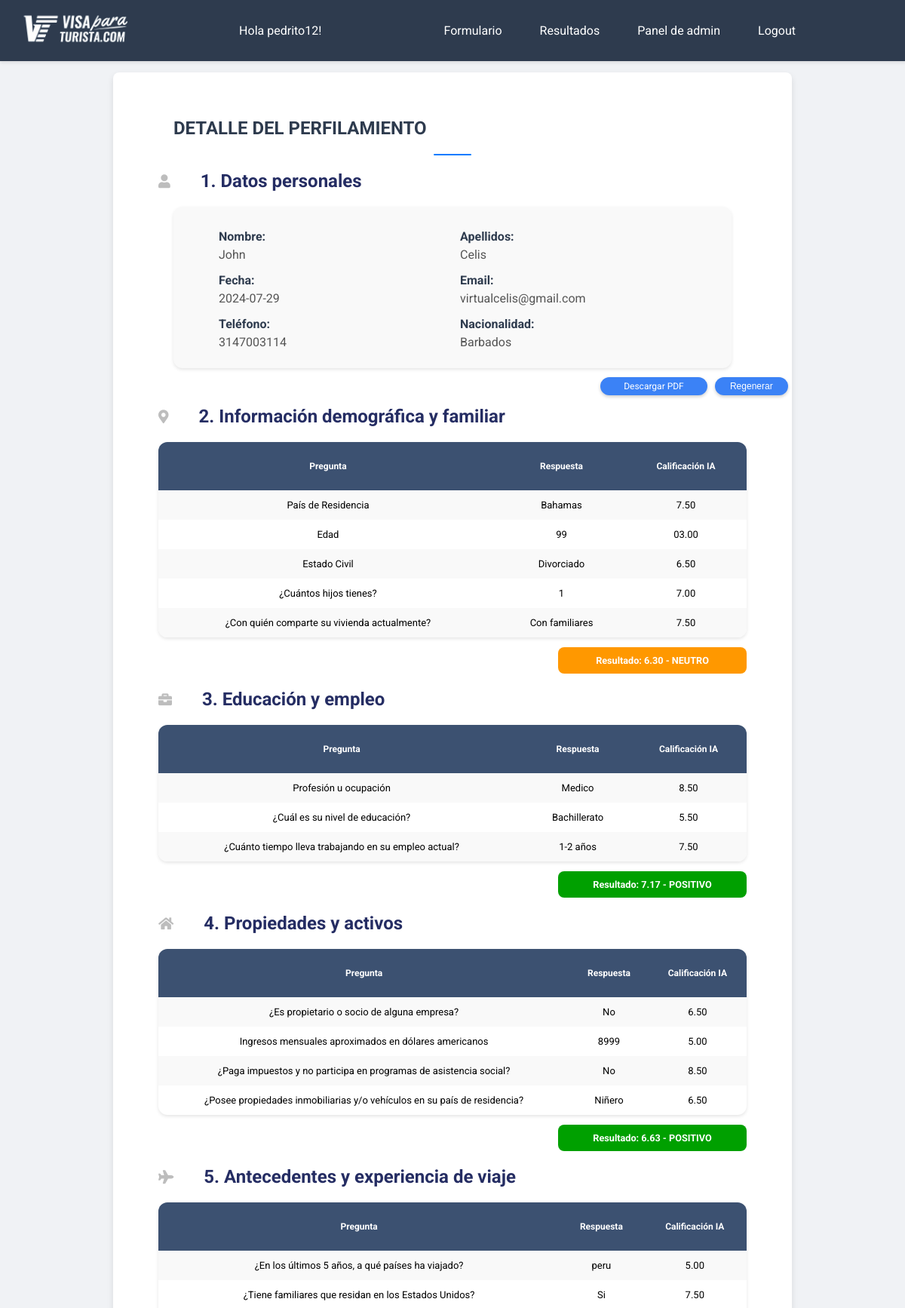
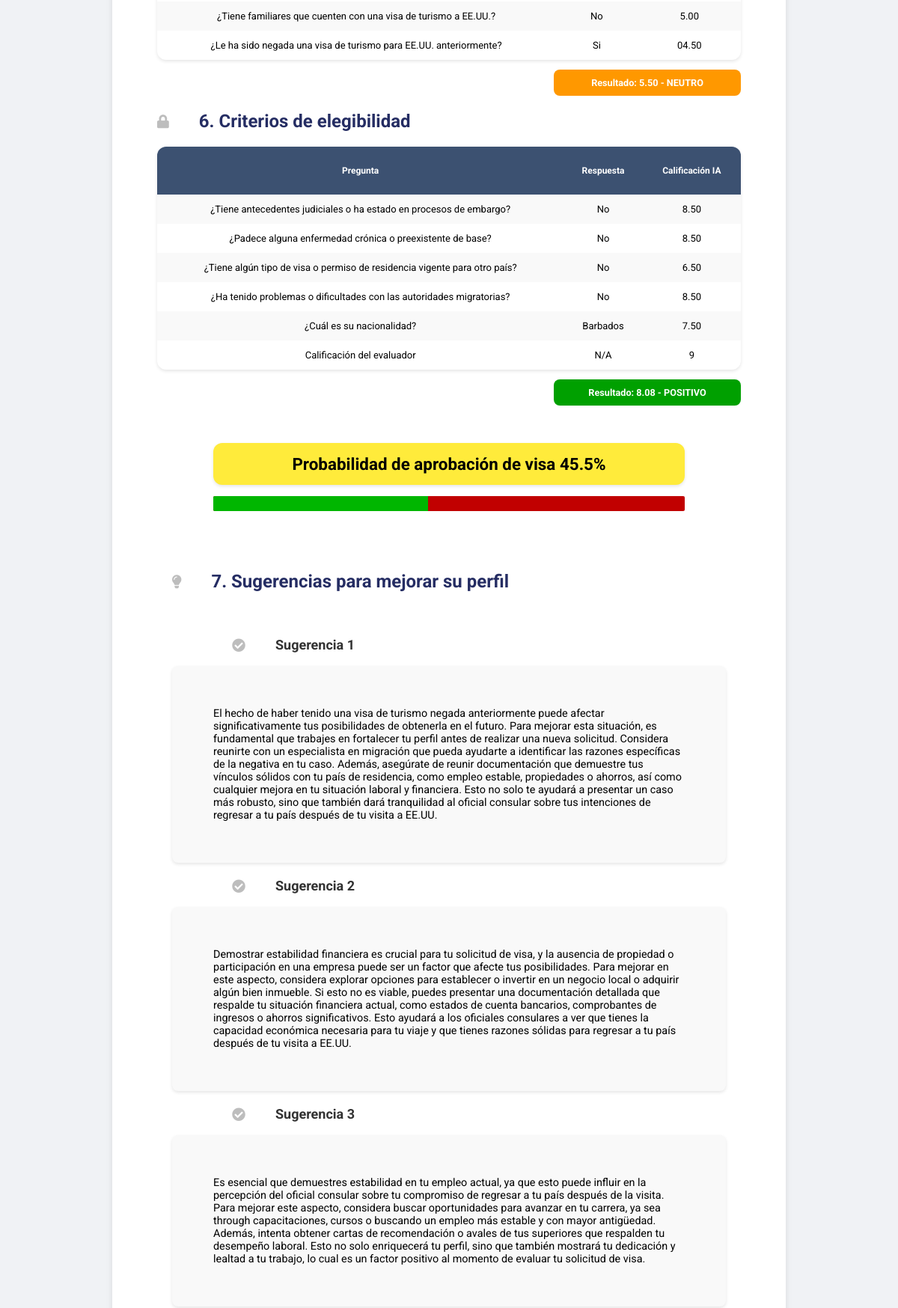
Page /detail/8 (signed in, upper part) on the committed database (2 pictures, top to bottom).
### models.py (models this page shows, shortened)
class User(UserMixin, db.Model):
    id = db.Column(db.Integer, primary_key=True)
    username = db.Column(db.String(100), unique=True, nullable=False)
    name = db.Column(db.String(100), nullable=False)
    email = db.Column(db.String(100), nullable=False, unique=True)
    telefono = db.Column(db.Integer, nullable=False)
    password_hash = db.Column(db.String(130), nullable=False)
    roles = db.relationship("Roles", secondary="user_roles", back_populates="users")
    @hybrid_property
    def password(self):
        raise AttributeError('password is not a readable attribute')

class FormResult(db.Model):
  id = db.Column(db.Integer, primary_key=True)
  fecha = db.Column(db.String(50), nullable=False)
  nombre = db.Column(db.String(100), nullable=False)
  apellidos = db.Column(db.String(100), nullable=False)
  email = db.Column(db.String(100), nullable=False)
  telefono = db.Column(db.String(50), nullable=False)
  pais_residencia = db.Column(db.String(100), nullable=False)
  edad = db.Column(db.Integer, nullable=False)
  estado_civil = db.Column(db.String(50), nullable=False)
  hijos = db.Column(db.String(50), nullable=False)
  vivienda = db.Column(db.String(100), nullable=False)
  profesion = db.Column(db.String(100), nullable=False)
  nivel_educacion = db.Column(db.String(100), nullable=False)
  tiempo_empleo = db.Column(db.String(100), nullable=False)
  propietario = db.Column(db.String(50), nullable=False)
  ingresos = db.Column(db.Integer, nullable=False)
  impuestos = db.Column(db.String(50), nullable=False)
  propiedades = db.Column(db.String(100), nullable=False)
  viajes = db.Column(db.String(100), nullable=False)
  familiares_eeuu = db.Column(db.String(100), nullable=False)
  familiares_visa = db.Column(db.String(100), nullable=False)
  visa_negada = db.Column(db.String(100), nullable=False)
  antecedentes = db.Column(db.String(100), nullable=False)
  enfermedades = db.Column(db.String(100), nullable=False)
  visa_otra = db.Column(db.String(100), nullable=False)
  problemas_migratorios = db.Column(db.String(100), nullable=False)
  nacionalidad = db.Column(db.String(100), nullable=False)
  calificacion = db.Column(db.Integer, nullable=False)
  calificacion_pais_residencia_ChatGPT = db.Column(db.Text, nullable=True)
  calificacion_edad_ChatGPT = db.Column(db.Text, nullable=True)
  calificacion_estado_civil_ChatGPT = db.Column(db.Text, nullable=True)
  calificacion_hijos_ChatGPT = db.Column(db.Text, nullable=True)
  calificacion_vivienda_ChatGPT = db.Column(db.Text, nullable=True)
  calificacion_profesion_ChatGPT = db.Column(db.Text, nullable=True)
  calificacion_nivel_educacion_ChatGPT = db.Column(db.Text, nullable=True)
  calificacion_tiempo_empleo_ChatGPT = db.Column(db.Text, nullable=True)
  calificacion_propietario_ChatGPT = db.Column(db.Text, nullable=True)
  calificacion_ingresos_ChatGPT = db.Column(db.Text, nullable=True)
  calificacion_impuestos_ChatGPT = db.Column(db.Text, nullable=True)
  calificacion_propiedades_ChatGPT = db.Column(db.Text, nullable=True)
  calificacion_viajes_ChatGPT = db.Column(db.Text, nullable=True)
  calificacion_familiares_eeuu_ChatGPT = db.Column(db.Text, nullable=True)
  calificacion_familiares_visa_ChatGPT = db.Column(db.Text, nullable=True)
  calificacion_visa_negada_ChatGPT = db.Column(db.Text, nullable=True)
  calificacion_antecedentes_ChatGPT = db.Column(db.Text, nullable=True)
  calificacion_enfermedades_ChatGPT = db.Column(db.Text, nullable=True)
  calificacion_visa_otra_ChatGPT = db.Column(db.Text, nullable=True)
  calificacion_problemas_migratorios_ChatGPT = db.Column(db.Text, nullable=True)
  calificacion_nacionalidad_ChatGPT = db.Column(db.Text, nullable=True)
  calificacion_criterios_confidenciales_ChatGPT = db.Column(db.Text, nullable=True)
  probabilidad = db.Column(db.Integer, nullable=False)
  sugerencia_1_ChatGPT = db.Column(db.Text, nullable=True)
  sugerencia_2_ChatGPT = db.Column(db.Text, nullable=True)
  sugerencia_3_ChatGPT = db.Column(db.Text, nullable=True)
  calificacion_categoria_informacion_demografica_familiar_ChatGPT = db.Column(db.Text, nullable=True)
  calificacion_categoria_educacion_empleo_ChatGPT = db.Column(db.Text, nullable=True)
  calificacion_categoria_propiedades_activos_ChatGPT = db.Column(db.Text, nullable=True)
  calificacion_categoria_antecedentes_experiencia_viaje_ChatGPT = db.Column(db.Text, nullable=True)
  calificacion_categoria_criterios_confidenciales_ChatGPT = db.Column(db.Text, nullable=True)
  notas = db.Column(db.Text, nullable=True)
  pdf_path = db.Column(db.String(200), nullable=False)

### app.py (the view)
@app.route('/detail/<int:id>')
@login_required
def detail(id):
    result = FormResult.query.get_or_404(id)
    return render_template('detail.html', result=result)

### templates/detail.html (shortened to what this page needs)
<!DOCTYPE html>
<html lang="es">
<head>
    <link rel="stylesheet" href="https://cdnjs.cloudflare.com/ajax/libs/font-awesome/6.0.0-beta3/css/all.min.css">
</head>
<body>
  {% include 'base.html' %}
  {% block content %}
    <div class="container" id="content">
        <div class="header content-margins">
            <h1>Detalle del Perfilamiento</h1>
            <div class="separator"></div>
        </div>
        <h2><i class="fa fa-user"></i> 1. Datos personales</h2>
        <div class="personal-details content-margins">
            <div>
                <label>Nombre:</label>
                <span id="nombre-span">{{ result.nombre }}</span>
            </div>
            <div>
                <label>Apellidos:</label>
                <span id="apellidos-span">{{ result.apellidos }}</span>
            </div>
            <div>
                <label>Fecha:</label>
                <span id="fecha-span">{{ result.fecha }}</span>
            </div>
            <div>
                <label>Email:</label>
                <span id="email-span">{{ result.email }}</span>
            </div>
            <div data-html2canvas-ignore="true">
                <label>Teléfono:</label>
                <span id="telefono-span">{{ result.telefono }}</span>
            </div>
            <div data-html2canvas-ignore="true">
                <label>Nacionalidad:</label>
                <span id="nacionalidad-span">{{ result.nacionalidad }}</span>
            </div>
        </div>
        <div class="buttons" data-html2canvas-ignore="true">
          {% if current_user.roles[0].id == 1 %}
            <a href="#" class="descargaPDF" id="generatePDF" data-id="{{ result.id }}">Descargar PDF</a>
            <button type="button" onclick="document.getElementById('regenerar-form').submit();">Regenerar</button>
          {% else %}
            <a href="#" class="descargaPDF" id="generatePDF" data-id="{{ result.id }}">Descargar PDF</a>
            <button type="button" onclick="document.getElementById('regenerar-form').submit();">Regenerar</button>
          {% endif %}
        </div>
        <h2><i class="fa fa-map-marker-alt"></i> 2. Información demográfica y familiar</h2>
        <table class="other-info">
            <tr>
                <th>Pregunta</th>
                <th>Respuesta</th>
                <th>Calificación IA</th>
            </tr>
            <tr>
                <td>País de Residencia</td>
                <td>{{ result.pais_residencia }}</td>
                <td>{{ result.calificacion_pais_residencia_ChatGPT }}</td>
            </tr>
            <tr>
                <td>Edad</td>
                <td>{{ result.edad }}</td>
                <td>{{ result.calificacion_edad_ChatGPT }}</td>
            </tr>
            <tr>
                <td>Estado Civil</td>
                <td>{{ result.estado_civil }}</td>
                <td>{{ result.calificacion_estado_civil_ChatGPT }}</td>
            </tr>
            <tr>
                <td>¿Cuántos hijos tienes?</td>
                <td>{{ result.hijos }}</td>
                <td>{{ result.calificacion_hijos_ChatGPT }}</td>
            </tr>
            <tr>
                <td>¿Con quién comparte su vivienda actualmente?</td>
                <td>{{ result.vivienda }}</td>
                <td>{{ result.calificacion_vivienda_ChatGPT }}</td>
            </tr>
        </table>
        <div class="result-container">
            <div id="result-info-table" class="result-box"></div>
        </div>
        <h2><i class="fa fa-briefcase"></i> 3. Educación y empleo</h2>
        <table class="other-info">
            <tr>
                <th>Pregunta</th>
                <th>Respuesta</th>
                <th>Calificación IA</th>
            </tr>
            <tr>
                <td>Profesión u ocupación</td>
                <td>{{ result.profesion }}</td>
                <td>{{ result.calificacion_profesion_ChatGPT }}</td>
            </tr>
            <tr>
                <td>¿Cuál es su nivel de educación?</td>
                <td>{{ result.nivel_educacion }}</td>
                <td>{{ result.calificacion_nivel_educacion_ChatGPT }}</td>
            </tr>
            <tr>
                <td>¿Cuánto tiempo lleva trabajando en su empleo actual?</td>
                <td>{{ result.tiempo_empleo }}</td>
                <td>{{ result.calificacion_tiempo_empleo_ChatGPT }}</td>
            </tr>
        </table>
        <div class="result-container">
            <div id="result-education-table" class="result-box"></div>
        </div>
        <h2><i class="fa fa-home"></i> 4. Propiedades y activos</h2>
        <table class="other-info">
            <tr>
                <th>Pregunta</th>
                <th>Respuesta</th>
                <th>Calificación IA</th>
            </tr>
            <tr>
                <td>¿Es propietario o socio de alguna empresa?</td>
                <td>{{ result.propietario }}</td>
                <td>{{ result.calificacion_propietario_ChatGPT }}</td>
            </tr>
            <tr>
                <td>Ingresos mensuales aproximados en dólares americanos</td>
                <td>{{ result.ingresos }}</td>
                <td>{{ result.calificacion_ingresos_ChatGPT }}</td>
            </tr>
            <tr>
                <td>¿Paga impuestos y no participa en programas de asistencia social?</td>
                <td>{{ result.impuestos }}</td>
                <td>{{ result.calificacion_impuestos_ChatGPT }}</td>
            </tr>
            <tr>
                <td>¿Posee propiedades inmobiliarias y/o vehículos en su país de residencia?</td>
                <td>{{ result.propiedades }}</td>
                <td>{{ result.calificacion_propiedades_ChatGPT }}</td>
            </tr>
        </table>
        <div class="result-container">
            <div id="result-assets-table" class="result-box"></div>
        </div>
        <h2><i class="fa fa-plane"></i> 5. Antecedentes y experiencia de viaje</h2>
        <table class="other-info">
            <tr>
                <th>Pregunta</th>
                <th>Respuesta</th>
                <th>Calificación IA</th>
            </tr>
            <tr>
                <td>¿En los últimos 5 años, a qué países ha viajado?</td>
                <td>{{ result.viajes }}</td>
                <td>{{ result.calificacion_viajes_ChatGPT }}</td>
            </tr>
            <tr>
                <td>¿Tiene familiares que residan en los Estados Unidos?</td>
                <td>{{ result.familiares_eeuu }}</td>
                <td>{{ result.calificacion_familiares_eeuu_ChatGPT }}</td>
            </tr>
            <tr>
                <td>¿Tiene familiares que cuenten con una visa de turismo a EE.UU.?</td>
                <td>{{ result.familiares_visa }}</td>
                <td>{{ result.calificacion_familiares_visa_ChatGPT }}</td>
            </tr>
            <tr>
                <td>¿Le ha sido negada una visa de turismo para EE.UU. anteriormente?</td>
                <td>{{ result.visa_negada }}</td>
                <td>{{ result.calificacion_visa_negada_ChatGPT }}</td>
            </tr>
        </table>
        <div class="result-container">
            <div id="result-background-table" class="result-box"></div>
        </div>
        <h2><i class="fa fa-lock"></i> 6. Criterios de elegibilidad</h2>
        <table class="other-info">
            <tr>
                <th>Pregunta</th>
                <th>Respuesta</th>
                <th>Calificación IA</th>
            </tr>
            <tr>
                <td>¿Tiene antecedentes judiciales o ha estado en procesos de embargo?</td>
                <td>{{ result.antecedentes }}</td>
                <td>{{ result.calificacion_antecedentes_ChatGPT }}</td>
            </tr>
            <tr>
                <td>¿Padece alguna enfermedad crónica o preexistente de base?</td>
                <td>{{ result.enfermedades }}</td>
                <td>{{ result.calificacion_enfermedades_ChatGPT }}</td>
            </tr>
            <tr>
                <td>¿Tiene algún tipo de visa o permiso de residencia vigente para otro país?</td>
                <td>{{ result.visa_otra }}</td>
                <td>{{ result.calificacion_visa_otra_ChatGPT }}</td>
            </tr>
            <tr>
                <td>¿Ha tenido problemas o dificultades con las autoridades migratorias?</td>
                <td>{{ result.problemas_migratorios }}</td>
                <td>{{ result.calificacion_problemas_migratorios_ChatGPT }}</td>
            </tr>
            <tr>
                <td>¿Cuál es su nacionalidad?</td>
                <td>{{ result.nacionalidad }}</td>
                <td>{{ result.calificacion_nacionalidad_ChatGPT }}</td>
            </tr>
            <tr>
                <td>Calificación del evaluador</td>
                <td>N/A</td>
                <td>{{ result.calificacion }}</td>
            </tr>
        </table>
        <div class="result-container">
            <div id="result-confidential-table" class="result-box"></div>
        </div>
        <div class="probability">
            <strong>Probabilidad de aprobación de visa</strong>
            <strong>{{ result.probabilidad }}%</strong>
        </div>
        <div class="probability-bar">
            <div class="probability-bar-inner"></div>
        </div>
        <div class="suggestions content-margins">
            <h2 style="margin-bottom: 60px;"><i class="fa fa-lightbulb"></i> 7. Sugerencias para mejorar su perfil</h2>
            <div class="suggestion">
                <h3><i class="fa fa-check-circle"></i> Sugerencia 1</h3>
                <p>{{ result.sugerencia_1_ChatGPT }}</p>
            </div>
            <div class="suggestion">
                <h3><i class="fa fa-check-circle"></i> Sugerencia 2</h3>
                <p>{{ result.sugerencia_2_ChatGPT }}</p>
            </div>
            <div class="suggestion">
                <h3><i class="fa fa-check-circle"></i> Sugerencia 3</h3>
                <p>{{ result.sugerencia_3_ChatGPT }}</p>
            </div>
        </div>
{% endblock %}
</body>
</html>

### templates/base.html (shortened to what this page needs)
<!DOCTYPE html>
<html lang="es">
  <head>
    <link
      rel="stylesheet"
      href="{{ url_for('static', filename='estilos.css') }}"
    />
    <link
      rel="stylesheet"
      href="https://cdnjs.cloudflare.com/ajax/libs/font-awesome/5.15.4/css/all.min.css"
    />
  </head>
  <body>
    <nav class="navbar">
      <div class="topbar">
        <a href="/">
          <img
            src="../static/images/navbar.png"
            alt="Logo visa par turistas"
            class="logo-topbar"
          />
        </a>
        Hola {{ current_user.username }}!
        <div class="topbar-menu menu-adjustable">
          {% if current_user.is_authenticated %}
          {% if current_user.roles[0].id == 1 %}
              <a href="/" class="{% if request.path == '/' %}active{% endif %}">Formulario</a>
              <a href="/results" class="{% if request.path == '/results' %}active{% endif %}">Resultados</a>
              <a href="/admin-dashboard" class="{% if request.path == '/admin-dashboard' %}active{% endif %}">Panel de admin</a>
          {% else %}
              <a href="/results" class="{% if request.path == '/results' %}active{% endif %}">Resultados</a>
              <a href="/user-dashboard" class="{% if request.path == '/user-dashboard' %}active{% endif %}">Panel de usuario</a>
          {% endif %}
          {% endif %}
          {% if current_user.is_authenticated %}
          <a
            href="{{ url_for('logout') }}"
            class="{% if request.path == url_for('logout') %}active{% endif %}"
            >Logout</a
          >
          {% else %}
          <a
            href="{{ url_for('login') }}"
            class="{% if request.path == url_for('login') %}active{% endif %}"
            >Login</a
          >
          {% endif %}
        </div>
      </div>
    </nav>
  </body>
</html>

### rows in the picture
User: username "pedrito12"
FormResult: nombre "John", apellidos "Celis", fecha "2024-07-29", email "virtualcelis@gmail.com", telefono "3147003114", nacionalidad "Barbados", pais_residencia "Bahamas", calificacion_pais_residencia_ChatGPT "7.50", edad "99", calificacion_edad_ChatGPT "03.00", estado_civil "Divorciado", calificacion_estado_civil_ChatGPT "6.50", hijos "1", calificacion_hijos_ChatGPT "7.00", vivienda "Con familiares", calificacion_vivienda_ChatGPT "7.50", profesion "Medico", calificacion_profesion_ChatGPT "8.50", nivel_educacion "Bachillerato", calificacion_nivel_educacion_ChatGPT "5.50", tiempo_empleo "1-2 años", calificacion_tiempo_empleo_ChatGPT "7.50", propietario "No", calificacion_propietario_ChatGPT "6.50", ingresos "8999", calificacion_ingresos_ChatGPT "5.00", impuestos "No", calificacion_impuestos_ChatGPT "8.50", propiedades "Niñero", calificacion_propiedades_ChatGPT "6.50", viajes "peru", calificacion_viajes_ChatGPT "5.00", familiares_eeuu "Si", calificacion_familiares_eeuu_ChatGPT "7.50", familiares_visa "No", calificacion_familiares_visa_ChatGPT "5.00", visa_negada "Si", calificacion_visa_negada_ChatGPT "04.50", antecedentes "No", calificacion_antecedentes_ChatGPT "8.50", enfermedades "No", calificacion_enfermedades_ChatGPT "8.50", visa_otra "No", calificacion_visa_otra_ChatGPT "6.50", problemas_migratorios "No", calificacion_problemas_migratorios_ChatGPT "8.50", calificacion_nacionalidad_ChatGPT "7.50", calificacion "9", probabilidad "45.5", sugerencia_1_ChatGPT "El hecho de haber tenido una visa de turismo negada anteriormente puede afectar significativamente tus posibilidades de obtenerla en el futuro. Para mejorar esta situación, es fundamental que trabajes en fortalecer tu perfil antes de realizar una nueva solicitud. Considera reunirte con un especialista en migración que pueda ayudarte a identificar las razones específicas de la negativa en tu caso. Además, asegúrate de reunir documentación que demuestre tus vínculos sólidos con tu país de residencia, como empleo estable, propiedades o ahorros, así como cualquier mejora en tu situación laboral y financiera. Esto no solo te ayudará a presentar un caso más robusto, sino que también dará…", sugerencia_2_ChatGPT "Demostrar estabilidad financiera es crucial para tu solicitud de visa, y la ausencia de propiedad o participación en una empresa puede ser un factor que afecte tus posibilidades. Para mejorar en este aspecto, considera explorar opciones para establecer o invertir en un negocio local o adquirir algún bien inmueble. Si esto no es viable, puedes presentar una documentación detallada que respalde tu situación financiera actual, como estados de cuenta bancarios, comprobantes de ingresos o ahorros significativos. Esto ayudará a los oficiales consulares a ver que tienes la capacidad económica necesaria para tu viaje y que tienes razones sólidas para regresar a tu país después de tu visita a EE.UU.", sugerencia_3_ChatGPT "Es esencial que demuestres estabilidad en tu empleo actual, ya que esto puede influir en la percepción del oficial consular sobre tu compromiso de regresar a tu país después de la visita. Para mejorar este aspecto, considera buscar oportunidades para avanzar en tu carrera, ya sea through capacitaciones, cursos o buscando un empleo más estable y con mayor antigüedad. Además, intenta obtener cartas de recomendación o avales de tus superiores que respalden tu desempeño laboral. Esto no solo enriquecerá tu perfil, sino que también mostrará tu dedicación y lealtad a tu trabajo, lo cual es un factor positivo al momento de evaluar tu solicitud de visa."
